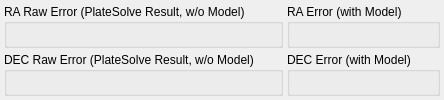
       <widget class="QWidget" name="AltAz">
        <attribute name="title">
         <string>Alt / Az Analyse</string>
        </attribute>
        <layout class="QGridLayout" name="gridLayout_3">
         <property name="leftMargin">
          <number>4</number>
         </property>
         <property name="topMargin">
          <number>4</number>
         </property>
         <property name="rightMargin">
          <number>4</number>
         </property>
         <property name="bottomMargin">
          <number>4</number>
         </property>
         <property name="spacing">
          <number>4</number>
         </property>
         <item row="0" column="0">
          <widget class="QGroupBox" name="groupBox_2">
           <property name="title">
            <string>RA Raw Error (PlateSolve Result, w/o Model)</string>
           </property>
           <property name="large" stdset="0">
            <bool>true</bool>
           </property>
           <layout class="QHBoxLayout" name="horizontalLayout_5">
            <property name="spacing">
             <number>0</number>
            </property>
            <property name="leftMargin">
             <number>4</number>
            </property>
            <property name="topMargin">
             <number>12</number>
            </property>
            <property name="rightMargin">
             <number>8</number>
            </property>
            <property name="bottomMargin">
             <number>0</number>
            </property>
            <item>
             <widget class="NormalScatter" name="raRawErrors" native="true">
              <property name="sizePolicy">
               <sizepolicy hsizetype="Preferred" vsizetype="Preferred">
                <horstretch>0</horstretch>
                <verstretch>0</verstretch>
               </sizepolicy>
              </property>
              <property name="toolTip">
               <string/>
              </property>
             </widget>
            </item>
           </layout>
          </widget>
         </item>
         <item row="1" column="0">
          <widget class="QGroupBox" name="groupBox_7">
           <property name="title">
            <string>DEC Raw Error (PlateSolve Result, w/o Model)</string>
           </property>
           <property name="large" stdset="0">
            <bool>true</bool>
           </property>
           <layout class="QHBoxLayout" name="horizontalLayout_6">
            <property name="spacing">
             <number>0</number>
            </property>
            <property name="leftMargin">
             <number>4</number>
            </property>
            <property name="topMargin">
             <number>12</number>
            </property>
            <property name="rightMargin">
             <number>8</number>
            </property>
            <property name="bottomMargin">
             <number>0</number>
            </property>
            <item>
             <widget class="NormalScatter" name="decRawErrors" native="true">
              <property name="sizePolicy">
               <sizepolicy hsizetype="Preferred" vsizetype="Preferred">
                <horstretch>0</horstretch>
                <verstretch>0</verstretch>
               </sizepolicy>
              </property>
              <property name="toolTip">
               <string/>
              </property>
             </widget>
            </item>
           </layout>
          </widget>
         </item>
         <item row="0" column="1">
          <widget class="QGroupBox" name="groupBox_8">
           <property name="title">
            <string>RA Error (with Model)</string>
           </property>
           <property name="large" stdset="0">
            <bool>true</bool>
           </property>
           <layout class="QHBoxLayout" name="horizontalLayout_7">
            <property name="spacing">
             <number>0</number>
            </property>
            <property name="leftMargin">
             <number>4</number>
            </property>
            <property name="topMargin">
             <number>12</number>
            </property>
            <property name="rightMargin">
             <number>8</number>
            </property>
            <property name="bottomMargin">
             <number>0</number>
            </property>
            <item>
             <widget class="NormalScatter" name="raErrors" native="true">
              <property name="sizePolicy">
               <sizepolicy hsizetype="Preferred" vsizetype="Preferred">
                <horstretch>0</horstretch>
                <verstretch>0</verstretch>
               </sizepolicy>
              </property>
              <property name="toolTip">
               <string/>
              </property>
             </widget>
            </item>
           </layout>
          </widget>
         </item>
         <item row="1" column="1">
          <widget class="QGroupBox" name="groupBox_9">
           <property name="title">
            <string>DEC Error (with Model)</string>
           </property>
           <property name="large" stdset="0">
            <bool>true</bool>
           </property>
           <layout class="QHBoxLayout" name="horizontalLayout_8">
            <property name="spacing">
             <number>0</number>
            </property>
            <property name="leftMargin">
             <number>4</number>
            </property>
            <property name="topMargin">
             <number>12</number>
            </property>
            <property name="rightMargin">
             <number>8</number>
            </property>
            <property name="bottomMargin">
             <number>0</number>
            </property>
            <item>
             <widget class="NormalScatter" name="decErrors" native="true">
              <property name="sizePolicy">
               <sizepolicy hsizetype="Preferred" vsizetype="Preferred">
                <horstretch>0</horstretch>
                <verstretch>0</verstretch>
               </sizepolicy>
              </property>
              <property name="toolTip">
               <string/>
              </property>
             </widget>
            </item>
           </layout>
          </widget>
         </item>
        </layout>
       </widget>
